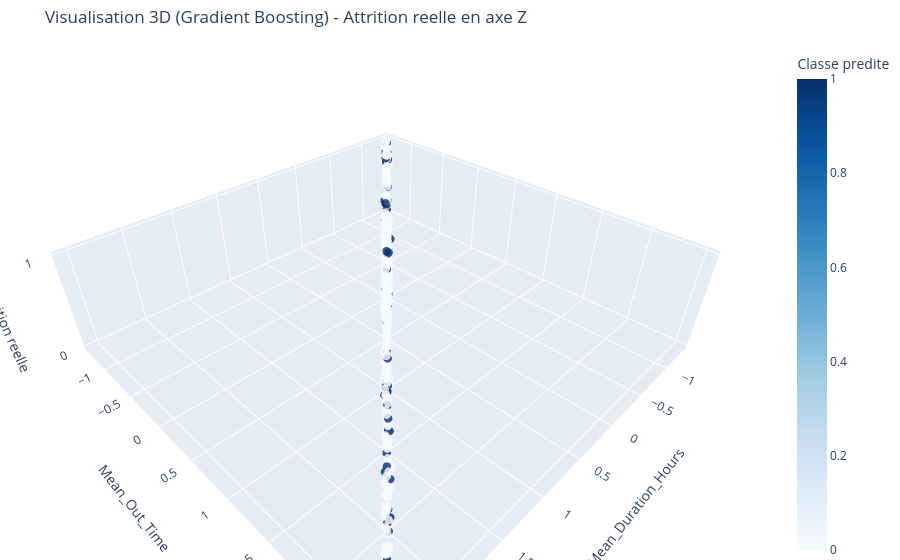

Notebook cell for this chart:
### Code cell
# Brique 28 - Visualisation 3D Plotly avec attrition en axe Z (Gradient Boosting)

if len(available_xy_features) < 2:
    print('\nVisualisation 3D non generee: moins de 2 variables numeriques...')
else:
    viz_df_gb = X_valid[available_xy_features].copy()
    viz_df_gb['Attrition_Reelle'] = y_valid.values.astype(int)
    viz_df_gb['Prediction_Classe'] = y_pred_gb.astype(int)
    viz_df_gb['Prediction_Proba'] = y_pred_proba_gb

    hover_text_gb = [f"Attrition reelle: {int(a)}<br>Prediction classe: {int(pc)}<br>Probabilite: {p:.3f}" 
                     for a, pc, p in zip(viz_df_gb['Attrition_Reelle'], viz_df_gb['Prediction_Classe'], viz_df_gb['Prediction_Proba'])]

    fig_gb = go.Figure(data=[go.Scatter3d(
        x=viz_df_gb[available_xy_features[0]], y=viz_df_gb[available_xy_features[1]], z=viz_df_gb['Attrition_Reelle'], mode='markers',
        marker=dict(size=5, color=viz_df_gb['Prediction_Classe'], colorscale='Blues', cmin=0, cmax=1, opacity=0.8, colorbar=dict(title='Classe predite')),
        text=hover_text_gb, hovertemplate='%{text}<extra></extra>'
    )])

    fig_gb.update_layout(title='Visualisation 3D (Gradient Boosting) - Attrition reelle en axe Z',
                         scene=dict(xaxis_title=available_xy_features[0], yaxis_title=available_xy_features[1], zaxis_title='Attrition reelle', zaxis=dict(tickmode='array', tickvals=[0, 1])),
                         margin=dict(l=0, r=0, b=0, t=45))
    fig_gb.show()

### Figure 1 — Plotly figure (JSON) as saved in the notebook; plotly's stock layout.template omitted (floating-point values rounded to 4 significant figures; data arrays with more than 128 entries replaced by an {"elided": "..."} marker saying what was removed)
{"data": [{"hovertemplate": "%{text}<extra></extra>", "marker": {"cmax": 1, "cmin": 0, "color": {"elided": "882 int values"}, "colorbar": {"title": {"text": "Classe predite"}}, "colorscale": [[0, "rgb(247,251,255)"], [0.125, "rgb(222,235,247)"], [0.25, "rgb(198,219,239)"], [0.375, "rgb(158,202,225)"], [0.5, "rgb(107,174,214)"], [0.625, "rgb(66,146,198)"], [0.75, "rgb(33,113,181)"], [0.875, "rgb(8,81,156)"], [1, "rgb(8,48,107)"]], "opacity": 0.8, "size": 5}, "mode": "markers", "text": {"elided": "882 str values"}, "type": "scatter3d", "x": {"elided": "882 float values"}, "y": {"elided": "882 float values"}, "z": {"elided": "882 int values"}}], "layout": {"margin": {"b": 0, "l": 0, "r": 0, "t": 45}, "scene": {"xaxis": {"title": {"text": "Mean_Duration_Hours"}}, "yaxis": {"title": {"text": "Mean_Out_Time"}}, "zaxis": {"tickmode": "array", "tickvals": [0, 1], "title": {"text": "Attrition reelle"}}}, "title": {"text": "Visualisation 3D (Gradient Boosting) - Attrition reelle en axe Z"}}}
